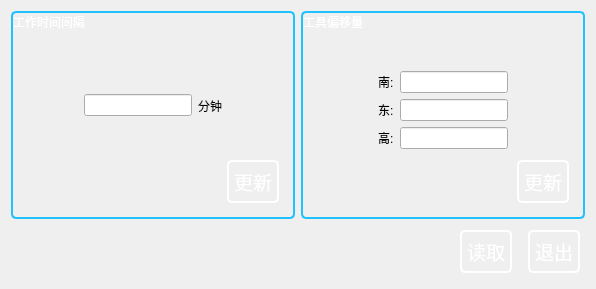
<?xml version="1.0" encoding="UTF-8"?>
<ui version="4.0">
 <class>ParameterDialog</class>
 <widget class="QDialog" name="ParameterDialog">
  <property name="geometry">
   <rect>
    <x>0</x>
    <y>0</y>
    <width>596</width>
    <height>289</height>
   </rect>
  </property>
  <property name="sizePolicy">
   <sizepolicy hsizetype="Minimum" vsizetype="Preferred">
    <horstretch>0</horstretch>
    <verstretch>0</verstretch>
   </sizepolicy>
  </property>
  <property name="windowTitle">
   <string>Dialog</string>
  </property>
  <layout class="QVBoxLayout" name="verticalLayout_4">
   <item>
    <layout class="QHBoxLayout" name="horizontalLayout_11">
     <item>
      <widget class="QGroupBox" name="groupBox_2">
       <property name="styleSheet">
        <string notr="true">QGroupBox::title { color: white; font-size: 20pt;background-color: transparent;}
QGroupBox{     border: 2px solid #20c1ff; 
        border-radius: 5px;
        margin-top: 1.5em; }
</string>
       </property>
       <property name="title">
        <string>工作时间间隔</string>
       </property>
       <layout class="QVBoxLayout" name="verticalLayout" stretch="0,5,1">
        <item>
         <spacer name="verticalSpacer_2">
          <property name="orientation">
           <enum>Qt::Vertical</enum>
          </property>
          <property name="sizeHint" stdset="0">
           <size>
            <width>20</width>
            <height>40</height>
           </size>
          </property>
         </spacer>
        </item>
        <item>
         <layout class="QHBoxLayout" name="horizontalLayout">
          <item>
           <spacer name="horizontalSpacer">
            <property name="orientation">
             <enum>Qt::Horizontal</enum>
            </property>
            <property name="sizeHint" stdset="0">
             <size>
              <width>40</width>
              <height>20</height>
             </size>
            </property>
           </spacer>
          </item>
          <item>
           <widget class="QLineEdit" name="lineEdit">
            <property name="sizePolicy">
             <sizepolicy hsizetype="Preferred" vsizetype="Fixed">
              <horstretch>0</horstretch>
              <verstretch>0</verstretch>
             </sizepolicy>
            </property>
            <property name="maximumSize">
             <size>
              <width>16777215</width>
              <height>16777215</height>
             </size>
            </property>
           </widget>
          </item>
          <item>
           <widget class="QLabel" name="label">
            <property name="styleSheet">
             <string notr="true">background-color: transparent;</string>
            </property>
            <property name="text">
             <string>分钟</string>
            </property>
           </widget>
          </item>
          <item>
           <spacer name="horizontalSpacer_6">
            <property name="orientation">
             <enum>Qt::Horizontal</enum>
            </property>
            <property name="sizeHint" stdset="0">
             <size>
              <width>40</width>
              <height>20</height>
             </size>
            </property>
           </spacer>
          </item>
         </layout>
        </item>
        <item>
         <layout class="QHBoxLayout" name="horizontalLayout_2">
          <item>
           <spacer name="horizontalSpacer_3">
            <property name="orientation">
             <enum>Qt::Horizontal</enum>
            </property>
            <property name="sizeHint" stdset="0">
             <size>
              <width>40</width>
              <height>20</height>
             </size>
            </property>
           </spacer>
          </item>
          <item>
           <widget class="QPushButton" name="pushButton_4">
            <property name="sizePolicy">
             <sizepolicy hsizetype="Preferred" vsizetype="Preferred">
              <horstretch>0</horstretch>
              <verstretch>0</verstretch>
             </sizepolicy>
            </property>
            <property name="maximumSize">
             <size>
              <width>16777215</width>
              <height>16777215</height>
             </size>
            </property>
            <property name="sizeIncrement">
             <size>
              <width>0</width>
              <height>0</height>
             </size>
            </property>
            <property name="baseSize">
             <size>
              <width>0</width>
              <height>10</height>
             </size>
            </property>
            <property name="styleSheet">
             <string notr="true">QPushButton{
color: rgb(255, 255, 255);
border-image: url(:/resource/page1/mipmap-xxxhdpi/按钮-默认-背景.png);
font-size: 14pt; border: 2px solid white; border-radius: 5px; padding: 5px; margin: 5px; background-color: transparent; color: white; }
QPushButton:hover{border-image:url(:/resource/page1/mipmap-xxxhdpi/按钮-激活-背景.png);}
QPushButton:checked{border-image:url(:/resource/page1/mipmap-xxxhdpi/按钮-激活-背景.png);}
</string>
            </property>
            <property name="text">
             <string>更新</string>
            </property>
           </widget>
          </item>
         </layout>
        </item>
       </layout>
      </widget>
     </item>
     <item>
      <widget class="QGroupBox" name="groupBox">
       <property name="styleSheet">
        <string notr="true">QGroupBox::title { color: white; font-size: 20pt;background-color: transparent; }
QGroupBox{     border: 2px solid #20c1ff; 
        border-radius: 5px;
        margin-top: 1.5em; }</string>
       </property>
       <property name="title">
        <string>工具偏移量</string>
       </property>
       <layout class="QVBoxLayout" name="verticalLayout_2">
        <item>
         <spacer name="verticalSpacer_3">
          <property name="orientation">
           <enum>Qt::Vertical</enum>
          </property>
          <property name="sizeHint" stdset="0">
           <size>
            <width>20</width>
            <height>40</height>
           </size>
          </property>
         </spacer>
        </item>
        <item>
         <layout class="QHBoxLayout" name="horizontalLayout_8">
          <item>
           <spacer name="horizontalSpacer_11">
            <property name="orientation">
             <enum>Qt::Horizontal</enum>
            </property>
            <property name="sizeHint" stdset="0">
             <size>
              <width>40</width>
              <height>20</height>
             </size>
            </property>
           </spacer>
          </item>
          <item>
           <widget class="QLabel" name="label_x">
            <property name="styleSheet">
             <string notr="true">background-color: transparent;</string>
            </property>
            <property name="text">
             <string>南:</string>
            </property>
           </widget>
          </item>
          <item>
           <widget class="QLineEdit" name="lineEdit_2">
            <property name="sizePolicy">
             <sizepolicy hsizetype="Preferred" vsizetype="Fixed">
              <horstretch>0</horstretch>
              <verstretch>0</verstretch>
             </sizepolicy>
            </property>
            <property name="maximumSize">
             <size>
              <width>16777215</width>
              <height>16777215</height>
             </size>
            </property>
           </widget>
          </item>
          <item>
           <spacer name="horizontalSpacer_12">
            <property name="orientation">
             <enum>Qt::Horizontal</enum>
            </property>
            <property name="sizeHint" stdset="0">
             <size>
              <width>40</width>
              <height>20</height>
             </size>
            </property>
           </spacer>
          </item>
         </layout>
        </item>
        <item>
         <layout class="QHBoxLayout" name="horizontalLayout_9">
          <item>
           <spacer name="horizontalSpacer_13">
            <property name="orientation">
             <enum>Qt::Horizontal</enum>
            </property>
            <property name="sizeHint" stdset="0">
             <size>
              <width>40</width>
              <height>20</height>
             </size>
            </property>
           </spacer>
          </item>
          <item>
           <widget class="QLabel" name="label_y">
            <property name="styleSheet">
             <string notr="true">background-color: transparent;</string>
            </property>
            <property name="text">
             <string>东:</string>
            </property>
           </widget>
          </item>
          <item>
           <widget class="QLineEdit" name="lineEdit_3">
            <property name="sizePolicy">
             <sizepolicy hsizetype="Preferred" vsizetype="Fixed">
              <horstretch>0</horstretch>
              <verstretch>0</verstretch>
             </sizepolicy>
            </property>
            <property name="maximumSize">
             <size>
              <width>16777215</width>
              <height>16777215</height>
             </size>
            </property>
           </widget>
          </item>
          <item>
           <spacer name="horizontalSpacer_14">
            <property name="orientation">
             <enum>Qt::Horizontal</enum>
            </property>
            <property name="sizeHint" stdset="0">
             <size>
              <width>40</width>
              <height>20</height>
             </size>
            </property>
           </spacer>
          </item>
         </layout>
        </item>
        <item>
         <layout class="QHBoxLayout" name="horizontalLayout_10">
          <item>
           <spacer name="horizontalSpacer_15">
            <property name="orientation">
             <enum>Qt::Horizontal</enum>
            </property>
            <property name="sizeHint" stdset="0">
             <size>
              <width>40</width>
              <height>20</height>
             </size>
            </property>
           </spacer>
          </item>
          <item>
           <widget class="QLabel" name="label_z">
            <property name="styleSheet">
             <string notr="true">background-color: transparent;</string>
            </property>
            <property name="text">
             <string>高:</string>
            </property>
           </widget>
          </item>
          <item>
           <widget class="QLineEdit" name="lineEdit_4">
            <property name="sizePolicy">
             <sizepolicy hsizetype="Preferred" vsizetype="Fixed">
              <horstretch>0</horstretch>
              <verstretch>0</verstretch>
             </sizepolicy>
            </property>
            <property name="maximumSize">
             <size>
              <width>16777215</width>
              <height>16777215</height>
             </size>
            </property>
           </widget>
          </item>
          <item>
           <spacer name="horizontalSpacer_16">
            <property name="orientation">
             <enum>Qt::Horizontal</enum>
            </property>
            <property name="sizeHint" stdset="0">
             <size>
              <width>40</width>
              <height>20</height>
             </size>
            </property>
           </spacer>
          </item>
         </layout>
        </item>
        <item>
         <layout class="QHBoxLayout" name="horizontalLayout_3">
          <item>
           <spacer name="horizontalSpacer_2">
            <property name="orientation">
             <enum>Qt::Horizontal</enum>
            </property>
            <property name="sizeHint" stdset="0">
             <size>
              <width>40</width>
              <height>20</height>
             </size>
            </property>
           </spacer>
          </item>
          <item>
           <widget class="QPushButton" name="pushButton_3">
            <property name="sizePolicy">
             <sizepolicy hsizetype="Preferred" vsizetype="Preferred">
              <horstretch>0</horstretch>
              <verstretch>0</verstretch>
             </sizepolicy>
            </property>
            <property name="maximumSize">
             <size>
              <width>16777215</width>
              <height>16777215</height>
             </size>
            </property>
            <property name="styleSheet">
             <string notr="true">QPushButton{
color: rgb(255, 255, 255);
border-image: url(:/resource/page1/mipmap-xxxhdpi/按钮-默认-背景.png);
font-size: 14pt; border: 2px solid white; border-radius: 5px; padding: 5px; margin: 5px; background-color: transparent; color: white; }
QPushButton:hover{border-image:url(:/resource/page1/mipmap-xxxhdpi/按钮-激活-背景.png);}
QPushButton:checked{border-image:url(:/resource/page1/mipmap-xxxhdpi/按钮-激活-背景.png);}</string>
            </property>
            <property name="text">
             <string>更新</string>
            </property>
           </widget>
          </item>
         </layout>
        </item>
       </layout>
      </widget>
     </item>
    </layout>
   </item>
   <item>
    <layout class="QHBoxLayout" name="horizontalLayout_4">
     <item>
      <spacer name="horizontalSpacer_4">
       <property name="orientation">
        <enum>Qt::Horizontal</enum>
       </property>
       <property name="sizeHint" stdset="0">
        <size>
         <width>40</width>
         <height>20</height>
        </size>
       </property>
      </spacer>
     </item>
     <item>
      <widget class="QPushButton" name="pushButton_2">
       <property name="sizePolicy">
        <sizepolicy hsizetype="Minimum" vsizetype="Maximum">
         <horstretch>0</horstretch>
         <verstretch>0</verstretch>
        </sizepolicy>
       </property>
       <property name="minimumSize">
        <size>
         <width>0</width>
         <height>0</height>
        </size>
       </property>
       <property name="maximumSize">
        <size>
         <width>16777215</width>
         <height>16777215</height>
        </size>
       </property>
       <property name="styleSheet">
        <string notr="true">QPushButton{
color: rgb(255, 255, 255);
border-image: url(:/resource/page1/mipmap-xxxhdpi/按钮-默认-背景.png);
font-size: 14pt; border: 2px solid white; border-radius: 5px; padding: 5px; margin: 5px; background-color: transparent; color: white; }
QPushButton:hover{border-image:url(:/resource/page1/mipmap-xxxhdpi/按钮-激活-背景.png);}
QPushButton:checked{border-image:url(:/resource/page1/mipmap-xxxhdpi/按钮-激活-背景.png);}</string>
       </property>
       <property name="text">
        <string>读取</string>
       </property>
      </widget>
     </item>
     <item>
      <widget class="QPushButton" name="pushButton">
       <property name="sizePolicy">
        <sizepolicy hsizetype="Minimum" vsizetype="Maximum">
         <horstretch>0</horstretch>
         <verstretch>0</verstretch>
        </sizepolicy>
       </property>
       <property name="minimumSize">
        <size>
         <width>0</width>
         <height>0</height>
        </size>
       </property>
       <property name="maximumSize">
        <size>
         <width>16777215</width>
         <height>16777215</height>
        </size>
       </property>
       <property name="sizeIncrement">
        <size>
         <width>0</width>
         <height>0</height>
        </size>
       </property>
       <property name="styleSheet">
        <string notr="true">QPushButton{
color: rgb(255, 255, 255);
border-image: url(:/resource/page1/mipmap-xxxhdpi/按钮-默认-背景.png);
font-size: 14pt; border: 2px solid white; border-radius: 5px; padding: 5px; margin: 5px; background-color: transparent; color: white; }
QPushButton:hover{border-image:url(:/resource/page1/mipmap-xxxhdpi/按钮-激活-背景.png);}
QPushButton:checked{border-image:url(:/resource/page1/mipmap-xxxhdpi/按钮-激活-背景.png);}</string>
       </property>
       <property name="text">
        <string>退出</string>
       </property>
      </widget>
     </item>
    </layout>
   </item>
  </layout>
 </widget>
 <resources/>
 <connections/>
</ui>
